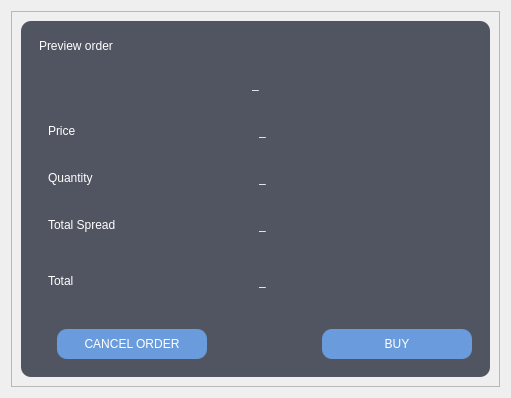
                               <widget class="QWidget" name="stock_simulator_confirm_transaction_page">
                                <layout class="QVBoxLayout" name="verticalLayout_145">
                                 <item>
                                  <widget class="QFrame" name="frame_107">
                                   <property name="frameShape">
                                    <enum>QFrame::StyledPanel</enum>
                                   </property>
                                   <property name="frameShadow">
                                    <enum>QFrame::Raised</enum>
                                   </property>
                                   <layout class="QVBoxLayout" name="verticalLayout_146">
                                    <item alignment="Qt::AlignHCenter|Qt::AlignVCenter">
                                     <widget class="QFrame" name="frame_98">
                                      <property name="maximumSize">
                                       <size>
                                        <width>470</width>
                                        <height>16777215</height>
                                       </size>
                                      </property>
                                      <property name="styleSheet">
                                       <string notr="true">color: rgb(255, 255, 255);
background-color: rgb(81, 85, 97);
border-radius:10px;
</string>
                                      </property>
                                      <property name="frameShape">
                                       <enum>QFrame::StyledPanel</enum>
                                      </property>
                                      <property name="frameShadow">
                                       <enum>QFrame::Raised</enum>
                                      </property>
                                      <layout class="QVBoxLayout" name="verticalLayout_142">
                                       <item>
                                        <widget class="QFrame" name="frame_99">
                                         <property name="frameShape">
                                          <enum>QFrame::StyledPanel</enum>
                                         </property>
                                         <property name="frameShadow">
                                          <enum>QFrame::Raised</enum>
                                         </property>
                                         <layout class="QHBoxLayout" name="horizontalLayout_49">
                                          <item>
                                           <widget class="QLabel" name="label_17">
                                            <property name="styleSheet">
                                             <string notr="true">font: 18pt &quot;MS Shell Dlg 2&quot;;</string>
                                            </property>
                                            <property name="text">
                                             <string>Preview order</string>
                                            </property>
                                           </widget>
                                          </item>
                                          <item alignment="Qt::AlignRight">
                                           <widget class="QFrame" name="header_right_frame_2">
                                            <property name="styleSheet">
                                             <string notr="true">QPushButton{
	color:rgb(255, 255, 255);
	font: 14pt &quot;MS Shell Dlg 2&quot;;
	border:none;
	border-radius:7px;
}

QPushButton::hover {
	border-radius:7px;
	background-color: rgb(60, 88, 125);
}

QPushButton::pressed {
	border-radius:7px;
	background-color: rgb(71, 105, 149);
}
</string>
                                            </property>
                                            <property name="frameShape">
                                             <enum>QFrame::StyledPanel</enum>
                                            </property>
                                            <property name="frameShadow">
                                             <enum>QFrame::Raised</enum>
                                            </property>
                                            <layout class="QHBoxLayout" name="horizontalLayout_50">
                                             <property name="spacing">
                                              <number>10</number>
                                             </property>
                                             <property name="leftMargin">
                                              <number>0</number>
                                             </property>
                                             <property name="topMargin">
                                              <number>0</number>
                                             </property>
                                             <property name="rightMargin">
                                              <number>0</number>
                                             </property>
                                             <property name="bottomMargin">
                                              <number>0</number>
                                             </property>
                                            </layout>
                                           </widget>
                                          </item>
                                         </layout>
                                        </widget>
                                       </item>
                                       <item>
                                        <widget class="QFrame" name="frame_100">
                                         <property name="frameShape">
                                          <enum>QFrame::StyledPanel</enum>
                                         </property>
                                         <property name="frameShadow">
                                          <enum>QFrame::Raised</enum>
                                         </property>
                                         <layout class="QVBoxLayout" name="verticalLayout_143">
                                          <item alignment="Qt::AlignHCenter">
                                           <widget class="QLabel" name="stock_name">
                                            <property name="styleSheet">
                                             <string notr="true">font: 75 14pt &quot;MS Shell Dlg 2&quot;;</string>
                                            </property>
                                            <property name="text">
                                             <string>_</string>
                                            </property>
                                           </widget>
                                          </item>
                                         </layout>
                                        </widget>
                                       </item>
                                       <item>
                                        <widget class="QFrame" name="frame_101">
                                         <property name="styleSheet">
                                          <string notr="true">font: 11pt &quot;MS Shell Dlg 2&quot;;</string>
                                         </property>
                                         <property name="frameShape">
                                          <enum>QFrame::StyledPanel</enum>
                                         </property>
                                         <property name="frameShadow">
                                          <enum>QFrame::Raised</enum>
                                         </property>
                                         <layout class="QVBoxLayout" name="verticalLayout_144">
                                          <item>
                                           <widget class="QFrame" name="frame_102">
                                            <property name="frameShape">
                                             <enum>QFrame::StyledPanel</enum>
                                            </property>
                                            <property name="frameShadow">
                                             <enum>QFrame::Raised</enum>
                                            </property>
                                            <layout class="QHBoxLayout" name="horizontalLayout_51">
                                             <item>
                                              <widget class="QLabel" name="label_19">
                                               <property name="text">
                                                <string>Price</string>
                                               </property>
                                              </widget>
                                             </item>
                                             <item>
                                              <widget class="QLabel" name="price_label">
                                               <property name="text">
                                                <string>_</string>
                                               </property>
                                              </widget>
                                             </item>
                                            </layout>
                                           </widget>
                                          </item>
                                          <item>
                                           <widget class="Line" name="line_3">
                                            <property name="orientation">
                                             <enum>Qt::Horizontal</enum>
                                            </property>
                                           </widget>
                                          </item>
                                          <item>
                                           <widget class="QFrame" name="frame_103">
                                            <property name="frameShape">
                                             <enum>QFrame::StyledPanel</enum>
                                            </property>
                                            <property name="frameShadow">
                                             <enum>QFrame::Raised</enum>
                                            </property>
                                            <layout class="QHBoxLayout" name="horizontalLayout_52">
                                             <item>
                                              <widget class="QLabel" name="label_21">
                                               <property name="text">
                                                <string>Quantity</string>
                                               </property>
                                              </widget>
                                             </item>
                                             <item>
                                              <widget class="QLabel" name="quantity_label">
                                               <property name="text">
                                                <string>_</string>
                                               </property>
                                              </widget>
                                             </item>
                                            </layout>
                                           </widget>
                                          </item>
                                          <item>
                                           <widget class="Line" name="line_8">
                                            <property name="orientation">
                                             <enum>Qt::Horizontal</enum>
                                            </property>
                                           </widget>
                                          </item>
                                          <item>
                                           <widget class="QFrame" name="frame_104">
                                            <property name="frameShape">
                                             <enum>QFrame::StyledPanel</enum>
                                            </property>
                                            <property name="frameShadow">
                                             <enum>QFrame::Raised</enum>
                                            </property>
                                            <layout class="QHBoxLayout" name="horizontalLayout_53">
                                             <item>
                                              <widget class="QLabel" name="label_23">
                                               <property name="text">
                                                <string>Total Spread</string>
                                               </property>
                                              </widget>
                                             </item>
                                             <item>
                                              <widget class="QLabel" name="total_spread_label">
                                               <property name="text">
                                                <string>_</string>
                                               </property>
                                              </widget>
                                             </item>
                                            </layout>
                                           </widget>
                                          </item>
                                          <item>
                                           <widget class="Line" name="line_9">
                                            <property name="orientation">
                                             <enum>Qt::Horizontal</enum>
                                            </property>
                                           </widget>
                                          </item>
                                          <item>
                                           <widget class="Line" name="line_10">
                                            <property name="orientation">
                                             <enum>Qt::Horizontal</enum>
                                            </property>
                                           </widget>
                                          </item>
                                          <item>
                                           <widget class="QFrame" name="frame_105">
                                            <property name="frameShape">
                                             <enum>QFrame::StyledPanel</enum>
                                            </property>
                                            <property name="frameShadow">
                                             <enum>QFrame::Raised</enum>
                                            </property>
                                            <layout class="QHBoxLayout" name="horizontalLayout_54">
                                             <item>
                                              <widget class="QLabel" name="total_cost_label">
                                               <property name="text">
                                                <string>Total</string>
                                               </property>
                                              </widget>
                                             </item>
                                             <item>
                                              <widget class="QLabel" name="label_24">
                                               <property name="text">
                                                <string>_</string>
                                               </property>
                                              </widget>
                                             </item>
                                            </layout>
                                           </widget>
                                          </item>
                                         </layout>
                                        </widget>
                                       </item>
                                       <item alignment="Qt::AlignHCenter">
                                        <widget class="QFrame" name="frame_106">
                                         <property name="styleSheet">
                                          <string notr="true">QPushButton{
border:none;
border-radius:10px;
color:rgb(255, 255, 255);
font: 10pt &quot;MS Shell Dlg 2&quot;;
	background-color: rgb(106, 156, 221);
}

QPushButton::hover{
	background-color: rgb(80, 119, 167);
}
QPushButton::pressed{
	background-color: rgb(47, 71, 99);
	border:2px solid rgb(42, 44, 50);
}</string>
                                         </property>
                                         <property name="frameShape">
                                          <enum>QFrame::StyledPanel</enum>
                                         </property>
                                         <property name="frameShadow">
                                          <enum>QFrame::Raised</enum>
                                         </property>
                                         <layout class="QHBoxLayout" name="horizontalLayout_55">
                                          <property name="spacing">
                                           <number>115</number>
                                          </property>
                                          <property name="leftMargin">
                                           <number>27</number>
                                          </property>
                                          <property name="topMargin">
                                           <number>17</number>
                                          </property>
                                          <item>
                                           <widget class="QPushButton" name="stock_simulator_purchase_camcel_btn">
                                            <property name="minimumSize">
                                             <size>
                                              <width>150</width>
                                              <height>30</height>
                                             </size>
                                            </property>
                                            <property name="maximumSize">
                                             <size>
                                              <width>16777215</width>
                                              <height>16777215</height>
                                             </size>
                                            </property>
                                            <property name="cursor">
                                             <cursorShape>PointingHandCursor</cursorShape>
                                            </property>
                                            <property name="styleSheet">
                                             <string notr="true"/>
                                            </property>
                                            <property name="text">
                                             <string>CANCEL ORDER</string>
                                            </property>
                                            <property name="flat">
                                             <bool>false</bool>
                                            </property>
                                           </widget>
                                          </item>
                                          <item>
                                           <widget class="QPushButton" name="stock_simulator_purchase_confirm_btn">
                                            <property name="minimumSize">
                                             <size>
                                              <width>150</width>
                                              <height>30</height>
                                             </size>
                                            </property>
                                            <property name="maximumSize">
                                             <size>
                                              <width>16777215</width>
                                              <height>16777215</height>
                                             </size>
                                            </property>
                                            <property name="cursor">
                                             <cursorShape>PointingHandCursor</cursorShape>
                                            </property>
                                            <property name="styleSheet">
                                             <string notr="true"/>
                                            </property>
                                            <property name="text">
                                             <string>BUY</string>
                                            </property>
                                            <property name="flat">
                                             <bool>false</bool>
                                            </property>
                                           </widget>
                                          </item>
                                         </layout>
                                        </widget>
                                       </item>
                                      </layout>
                                     </widget>
                                    </item>
                                   </layout>
                                  </widget>
                                 </item>
                                </layout>
                               </widget>
